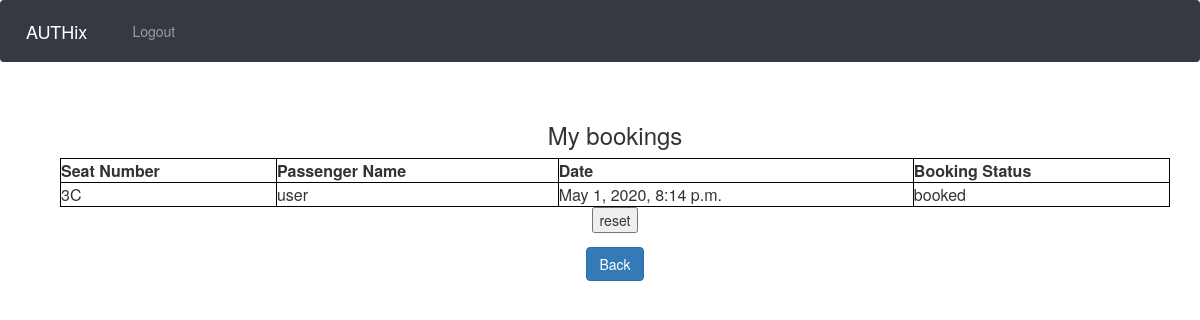
Page /currentbookings_admin/ (signed in) on the earlier database version.
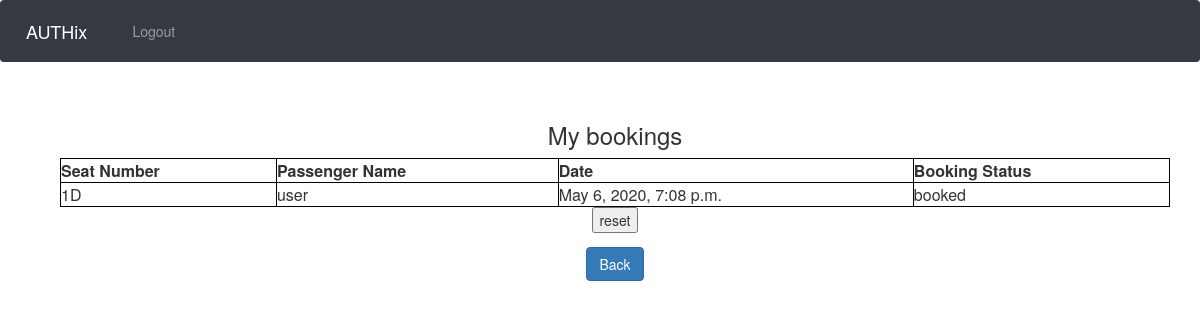
Same page on the later database version.
### myapp/models.py (models this page shows)
class seats(models.Model):
    CHOICES = (
        ('allow', 'Allow'),
        ('occupied', 'Occupied'),
    )
    slot_name = models.CharField(max_length=50, blank=True, null=True)
    visiname = models.CharField(max_length=50, blank=True, null=True, default="NONE")
    date = models.DateTimeField(default=datetime.now, blank=True)
    status =  models.CharField(max_length=50, choices= CHOICES, blank=True, default = "allow")

### myapp/views.py (the view)
# urls.py: url(r'^currentbookings_admin/', views.currentbookings_admin, name='currentbookings_admin'),
@csrf_exempt
def currentbookings_admin(request):
    if request.user.is_superuser:
        if request.method == 'GET':
            username = request.user.username
            Image2 = seats.objects.all()
            stu = {"details": Image2 }
            return render(request,'currentbooking_admin.html',stu)
        else:
            if 'RESET' in request.POST:
                instance = seats.objects.all()
                instance.delete()
                return HttpResponse("RESETED", content_type='text/plain')
    else:
        return HttpResponse("NOT VALID", content_type='text/plain')

### myapp/templates/currentbooking_admin.html (shortened to what this page needs)
{% extends 'temp.html' %}
{% block content %}
<link rel="stylesheet" href="https://maxcdn.bootstrapcdn.com/bootstrap/3.4.0/css/bootstrap.min.css">
<div class="container">
<h3>My bookings</h3>
<table style="width:100%">
   <tr>
       <th>Seat Number</th>
       <th> Passenger Name </th>
       <th> Date </th>
       <th> Booking Status </th>
   </tr>
{% for s in details %}
<tr>
 <td>  {{ s.slot_name}}   </td>
 <td>  {{ s.visiname}}   </td>
<td>{{s.date}} </td>
<td>{{s.status}} </td>
 </tr>
{% endfor %}
</table>
<form method="POST">
<input type="submit" value="reset" name="RESET">
</form>
<a href="{%  url 'index'%}" class="btn btn-primary">Back</a>
</div>
{% endblock %}

Differences in the rows shown:
removed seats: slot_name "3C", visiname "user", date "May 1, 2020, 8:14 p.m.", status "booked"
added seats: slot_name "1D", visiname "user", date "May 6, 2020, 7:08 p.m.", status "booked"
